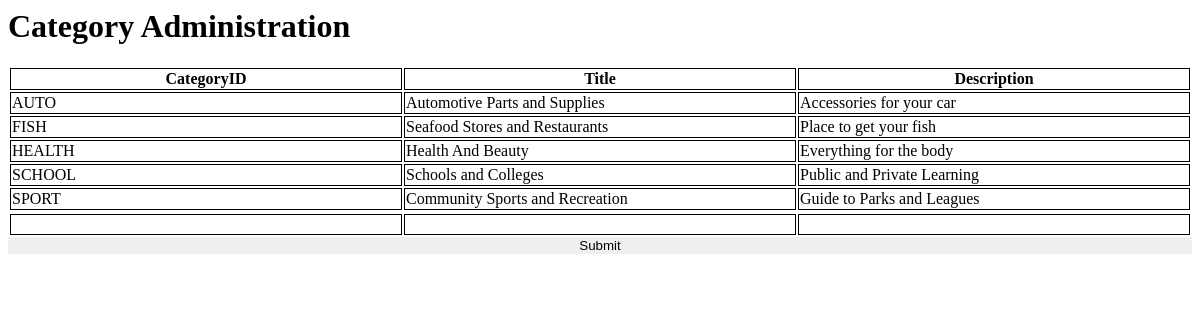
The app's page /Lab-4/4.3/admin.php with its own data.
### tables this page shows
CREATE TABLE `categories` (
  `CategoryID` varchar(11) NOT NULL,
  `Title` varchar(255) NOT NULL,
  `Description` varchar(255) NOT NULL
);

### Lab-4/4.3/admin.php (the view, shortened to what this page needs)
<html><head><title>Create Table</title>
    </head>
    <body>
        <?php
        $server = 'localhost';
        $user = 'root';
        $pass = '';
        $mydb = 'business_service';
        $table_name = 'categories';
        $connect = mysqli_connect($server, $user, $pass, $mydb);
        if (!$connect) {
            die("Cannot connect to $server using $user");
        } else {
            $SQLcmd = "SELECT * FROM $table_name";
            print "<h1>Category Administration</h1>";
            print '<table>';
            print "<tr><th>CategoryID</th><th>Title</th><th>Description</th></tr>";
            $result = mysqli_query($connect, $SQLcmd);
            if ($result->num_rows > 0) {
                while ($row = $result->fetch_array()) {
                    print "<tr>
                    <td>" . $row['CategoryID'] . "</td>
                    <td>" . $row['Title'] . "</td>
                    <td>" . $row['Description'] . "</td>
                   </tr>";
                }
                print "</table>";
            } else {
                print "Không có bản ghi nào được tìm thấy.";
            }
        }
        ?>
        <form action="addCategory.php" method="post">
            <table>
                <tr>
                    <td><input type="text" name="id"></td>
                    <td><input type="text" name="title"></td>
                    <td><input type="text" name="description"></td>
                </tr>
            </table>
            <input type="submit">
        </form>
    </body>
</html>

### Lab-4/4.3/admin.php (style rules this page uses)
table { width: 100%; }
th,tr,td { border: 1px solid black; }
td { width: 200px; }
input { border: none; width: 100%; }

### records on screen
categories: CategoryID "AUTO", Title "Automotive Parts and Supplies", Description "Accessories for your car"
categories: CategoryID "FISH", Title "Seafood Stores and Restaurants", Description "Place to get your fish"
categories: CategoryID "HEALTH", Title "Health And Beauty", Description "Everything for the body"
categories: CategoryID "SCHOOL", Title "Schools and Colleges", Description "Public and Private Learning"
categories: CategoryID "SPORT", Title "Community Sports and Recreation", Description "Guide to Parks and Leagues"
